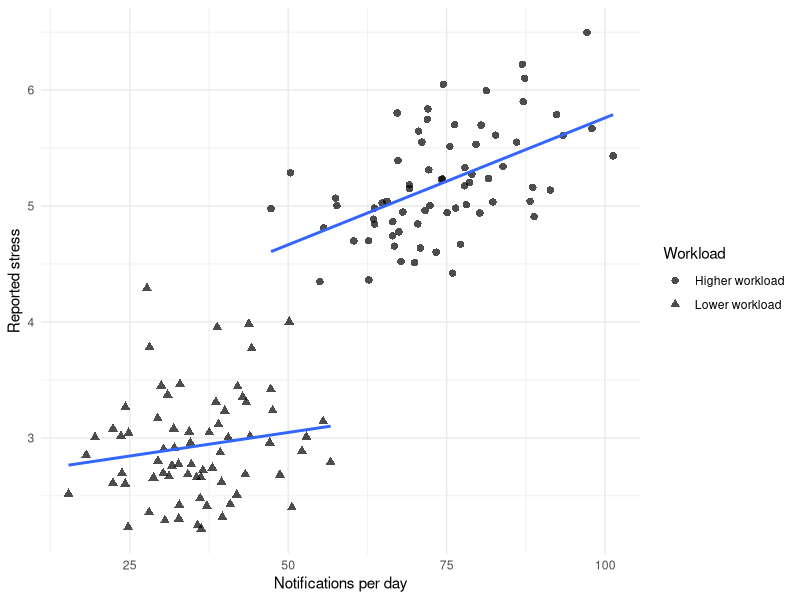
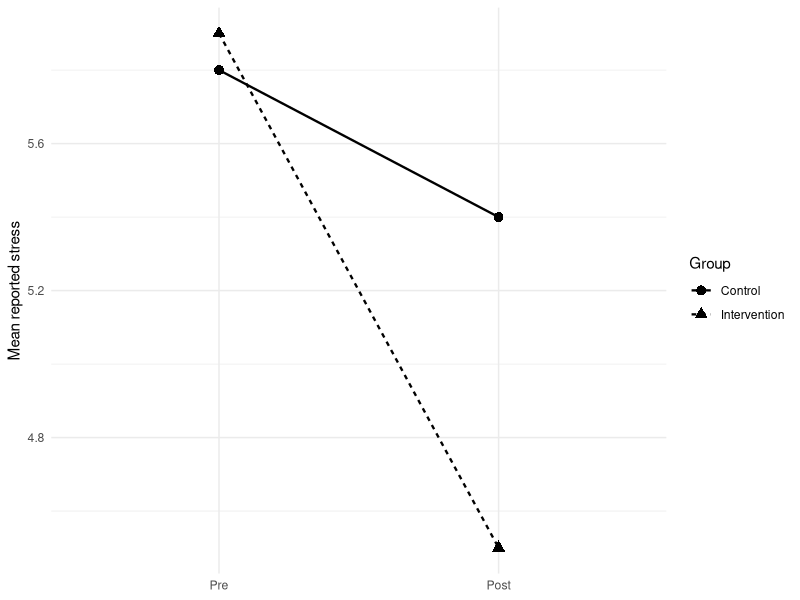
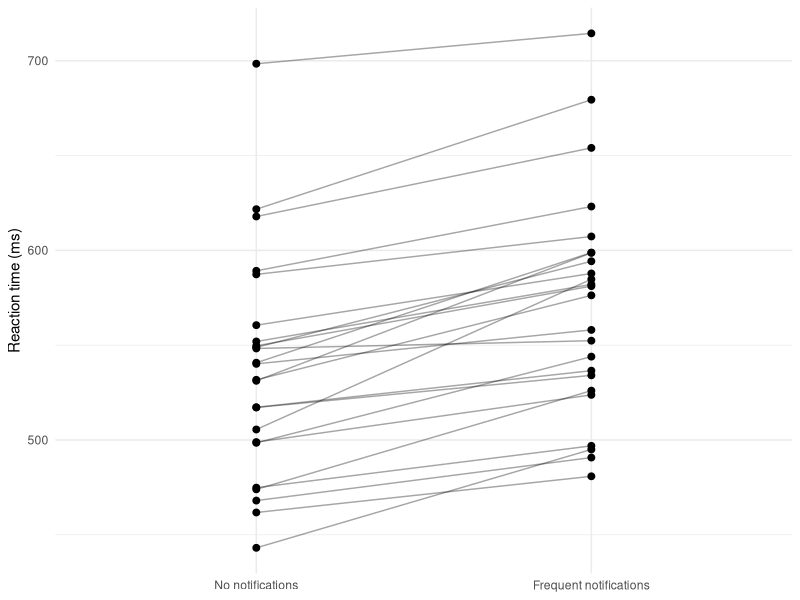
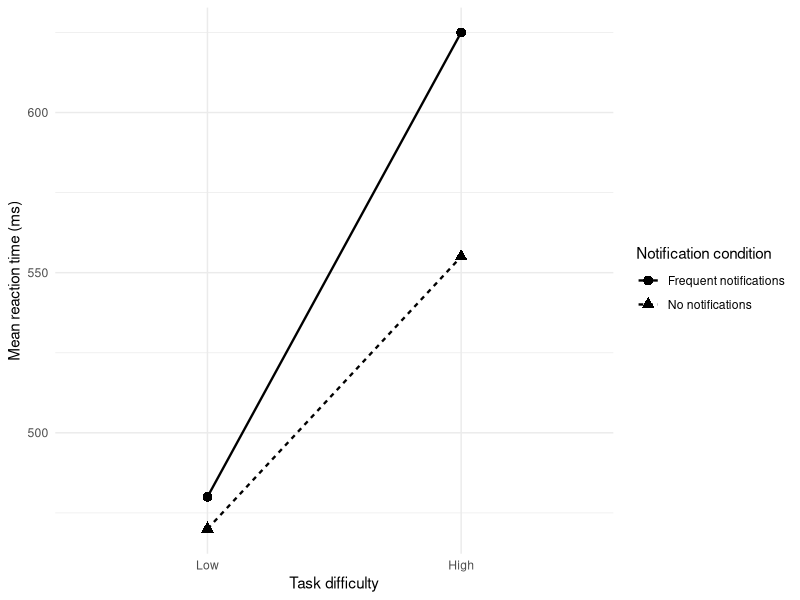

The R source for these figures, in order:
## ---- chunk 1
#| echo: false
#| message: false
#| warning: false
#| fig-cap: "Illustrative simulated data. An overall association between notifications and stress can partly reflect a third variable, such as workload."
#| fig-width: 7
#| fig-height: 4.5

library(tidyverse)

set.seed(123)

confounding_data <- tibble(
  workload = rep(c("Lower workload", "Higher workload"), each = 70),
  notifications = c(
    rnorm(70, 35, 10),
    rnorm(70, 75, 12)
  ),
  stress = c(
    2.5 + 0.012 * notifications[1:70] + rnorm(70, 0, 0.45),
    4.3 + 0.012 * notifications[71:140] + rnorm(70, 0, 0.45)
  )
)

ggplot(confounding_data,
       aes(x = notifications, y = stress, shape = workload)) +
  geom_point(alpha = 0.7, size = 2.2) +
  geom_smooth(method = "lm", se = FALSE) +
  labs(
    x = "Notifications per day",
    y = "Reported stress",
    shape = "Workload"
  ) +
  theme_minimal()
## ---- chunk 2
#| echo: false
#| message: false
#| warning: false
#| fig-cap: "Illustrative pre-post design. Both groups change over time, but the intervention group shows a larger reduction in reported stress."
#| fig-width: 7
#| fig-height: 4.5

library(tidyverse)

prepost_data <- tribble(
  ~time, ~group, ~stress,
  "Pre",  "Control",      5.8,
  "Post", "Control",      5.4,
  "Pre",  "Intervention", 5.9,
  "Post", "Intervention", 4.5
) |>
  mutate(time = factor(time, levels = c("Pre", "Post")))

ggplot(prepost_data,
       aes(x = time, y = stress, group = group,
           linetype = group, shape = group)) +
  geom_line(linewidth = 0.8) +
  geom_point(size = 3) +
  labs(
    x = NULL,
    y = "Mean reported stress",
    linetype = "Group",
    shape = "Group"
  ) +
  theme_minimal()
## ---- chunk 3
#| echo: false
#| message: false
#| warning: false
#| fig-cap: "Simulated paired reaction times. Large stable differences between participants are visible, while the within-person change between conditions is more consistent."
#| fig-width: 7
#| fig-height: 4.5

library(tidyverse)

set.seed(321)

paired_data <- tibble(
  participant = factor(1:24),
  baseline = rnorm(24, 520, 65),
  no_notifications = baseline + rnorm(24, 0, 12),
  frequent_notifications = baseline + 35 + rnorm(24, 0, 12)
) |>
  select(-baseline) |>
  pivot_longer(
    cols = c(no_notifications, frequent_notifications),
    names_to = "condition",
    values_to = "reaction_time"
  ) |>
  mutate(
    condition = factor(
      condition,
      levels = c("no_notifications", "frequent_notifications"),
      labels = c("No notifications", "Frequent notifications")
    )
  )

ggplot(paired_data,
       aes(x = condition, y = reaction_time, group = participant)) +
  geom_line(alpha = 0.35) +
  geom_point(size = 2) +
  labs(
    x = NULL,
    y = "Reaction time (ms)"
  ) +
  theme_minimal()
## ---- chunk 4
#| echo: false
#| message: false
#| warning: false
#| fig-cap: "Illustrative interaction. The effect of notifications is small at low task difficulty but much larger at high task difficulty."
#| fig-width: 7
#| fig-height: 4.5

library(tidyverse)

interaction_data <- tribble(
  ~difficulty, ~notifications, ~reaction_time,
  "Low", "No notifications", 470,
  "Low", "Frequent notifications", 480,
  "High", "No notifications", 555,
  "High", "Frequent notifications", 625
)

interaction_data |>
  mutate(difficulty = factor(difficulty, levels = c("Low", "High"))) |>
  ggplot(aes(
    x = difficulty,
    y = reaction_time,
    group = notifications,
    linetype = notifications,
    shape = notifications
  )) +
  geom_line(linewidth = 0.8) +
  geom_point(size = 3) +
  labs(
    x = "Task difficulty",
    y = "Mean reaction time (ms)",
    linetype = "Notification condition",
    shape = "Notification condition"
  ) +
  theme_minimal()
